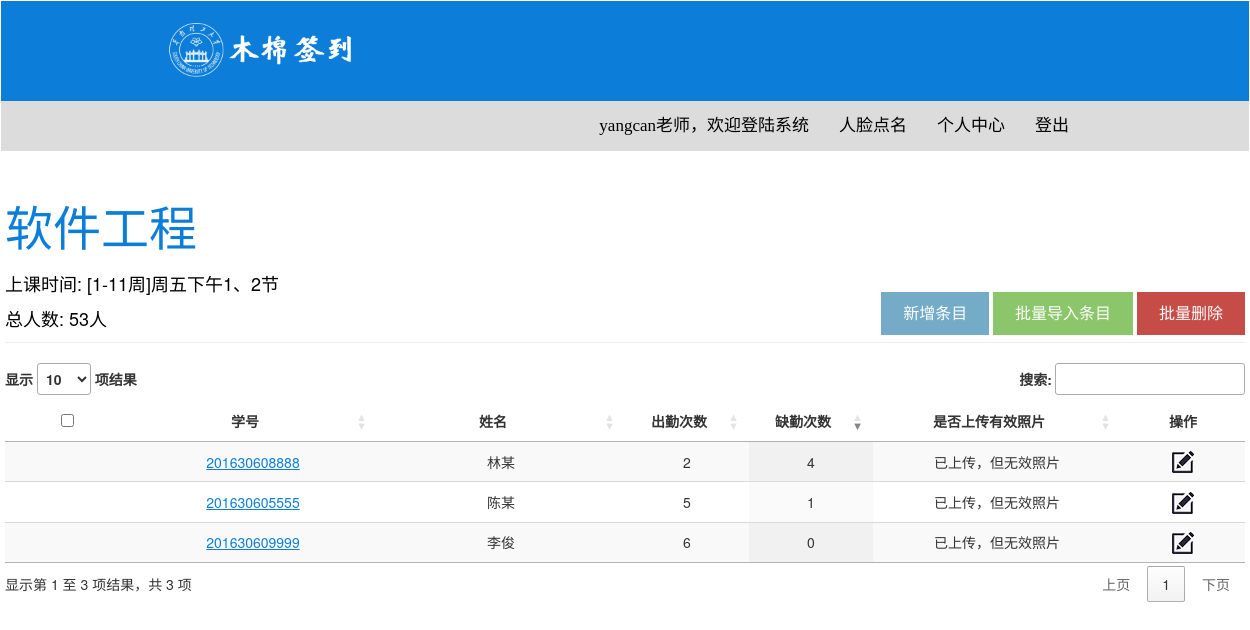
Page /manage_course_student/yangcan/1/ (signed in) on the committed database.
### rc_app/models.py (models this page shows, shortened)
class Course(models.Model):
    course_id = models.AutoField(primary_key=True, verbose_name="课程id")
    name = models.CharField(verbose_name="课程", max_length=30)
    teacher = models.ForeignKey(User, on_delete=models.CASCADE, verbose_name="老师")
    student_amount = models.IntegerField(verbose_name="总人数", default=0)
    course_time = models.CharField(verbose_name="上课时间", max_length=50, default="未知")
    create_time = models.DateTimeField(auto_now_add=True, verbose_name="创建时间")
    last_updated_time = models.DateTimeField(auto_now=True, verbose_name="最后更新时间")
    class Meta:
        verbose_name_plural = '课程'       # 在管理界面中表的名字
        db_table = 'Course'                # 在MySQL中表的名字
        ordering = ['last_updated_time']   # 在管理界面按照最后更新时间排序

class Student(models.Model):
    student_id = models.CharField(verbose_name="学号", max_length=30)
    name = models.CharField(verbose_name="姓名", max_length=30)
    class_name = models.CharField(verbose_name="班级", max_length=30)
    create_time = models.DateTimeField(auto_now_add=True, verbose_name="创建时间")
    last_updated_time = models.DateTimeField(auto_now=True, verbose_name="最后修改时间")
    class Meta:
        verbose_name_plural = '学生信息'                 # 在管理界面中表的名字
        db_table = 'Student'                            # 在MySQL中表的名字
        ordering = ['class_name']

### rc_app/views.py (the view)
# urls.py: path('manage_course_student/<username>/<course_id>/', views.manage_course_student, name='管理课程中的学生'),
@login_required
def manage_course_student(request, username: str, course_id: str):
    context = {'username': username}
    course_id = int(course_id)
    teacher = get_object_or_404(User, username=username)
    courses = get_courses_or_none(teacher=teacher)
    students = get_students_or_none(course_id=course_id)
    context['students'] = students
    for course in courses:
        if course.course_id == course_id:
            context['course'] = course
    for student in students:
        sc = get_object_or_404(StudentCourse, student=student, course=course)
        student.attendance_times = sc.attendance_times
        student.absent_times = sc.absent_times
    return render(request, 'Class_Member.html', context=context)

### rc_app/app_helper/views_helper.py (called while the page is built)
def get_courses_or_none(teacher: User) -> list:
    courses = Course.objects.filter(teacher=teacher)
    for index, course in enumerate(courses):
        course.index = index
    return courses if courses else []

def get_students_or_none(course_id: int) -> list:
    students = []
    course = get_object_or_404(Course, course_id=course_id)
    student_courses = StudentCourse.objects.filter(course=course)
    if student_courses:
        for sc in student_courses:
            students.append(sc.student)
    return students

### rc_app/templates/Class_Member.html (shortened to what this page needs)
<!DOCTYPE html>
{% load static %}
<html lang="zh-hans">
<head>
    <link rel="stylesheet" type="text/css" href="{% static 'others/css/style.css' %}">
    <link rel="stylesheet" href="https://cdn.staticfile.org/twitter-bootstrap/3.3.7/css/bootstrap.min.css">
    <link rel="stylesheet" type="text/css" href="https://cdn.datatables.net/v/dt/dt-1.10.18/datatables.min.css"/>
    <link rel="stylesheet" type="text/css" href="https://cdn.datatables.net/1.10.19/css/jquery.dataTables.min.css"/>
    <link rel="stylesheet" type="text/css" href="https://cdn.datatables.net/select/1.3.0/css/select.dataTables.min.css"/>
    <link rel="stylesheet" type="text/css" src="https://cdn.datatables.net/1.10.19/css/dataTables.bootstrap.min.css"/>
</head>
<body>
<header>
    <nav class="navbar" >
        <div class="col-sm-12" style="background: #0c7ed9">
            <div class="navbar-header">
                <a href="{% url 'rc_app:主页' username 0 %}"><img src="{% static 'others/images/logo.png' %}" class="logo" alt=""
                                          style="width: 240px; height: 100px;position: relative;left: 150px"></a>
            </div>
        </div>
        <div>
            <div class="col-sm-12" style="background:#dcdcdc;">
                <div class="collapse navbar-collapse" id="navbar-menu" style="position: relative; right: 150px">
                    <ul class="nav navbar-nav navbar-right" data-in="fadeIn" data-out="fadeOut">
                        <li><a style="font-family:等线; font-size: 17px; color: black">{{ username }}老师，欢迎登陆系统</a></li>
                        <li><a style="font-family:等线; font-size: 17px; color: black" href="{% url 'rc_app:主页' username 0 %}">人脸点名</a></li>
                        <li><a style="font-family:等线; font-size: 17px; color: black" href="{% url 'rc_app:管理课程' username %}">个人中心</a></li>
                        <li><a style="font-family:等线; font-size: 17px; color: black" href="{% url 'rc_app:登出' %}">登出</a></li>
                    </ul>
                </div>
            </div>
        </div>
    </nav>
</header>
<div class="mainframe-content" >
    <div class="mainframe-wrap" onload="change_color()">
        <div class="headline" >
            <div class="headline-text-info">
            <p id="headline_Class_Member">{{ course.name }}</p>
            <p style="font-size: 18px; color:black;" >上课时间:&nbsp;{{ course.course_time }}</p>
            <p style="font-size: 18px; color:black;">总人数:&nbsp;{{ course.student_amount }}人</p>
            </div>
            <div class="left_selection_list" >
                <button id="addOne" class="mybtn" style="background-color: #74abc6" onclick="createOne()">新增条目</button>
                <button id="addAll" class="mybtn" style="background-color: #8cc66a" onclick="uploadAll()">批量导入条目</button>
                <button id="deleteAll" class="mybtn" style="background-color: #c64d47" onclick="deleteAll()">批量删除</button>
            </div>
        </div>
        <hr>
        <div class="wrap" >
            <table id="specific_info" class="display" >
                <thead>
                    <tr>
                        <th style="text-align: center; width: 10%"><input type="checkbox" id="allChecked" /></th>
                        <th style="text-align: center; width: 20%">学号</th>
                        <th style="text-align: center; width: 20%">姓名</th>
                        <th style="text-align: center; width: 10%">出勤次数</th>
                        <th style="text-align: center; width: 10%">缺勤次数</th>
                        <th style="text-align: center; width: 20%">是否上传有效照片</th>
                        <th style="text-align: center; width: 10%">操作</th>
                    </tr>
                </thead>
                <tbody>
                    {% for student in students %}
                        <tr>
                            <td></td>
                            <td><a style="color: #0c7ed9; text-decoration: underline" href = "{% url 'rc_app:缺勤记录' username student.student_id %}">{{ student.student_id }}</a></td>
                            <td>{{ student.name }}</td>
                            <td>{{ student.attendance_times }}</td>
                            <td>{{ student.absent_times }}</td>
                            <td>已上传，但无效照片</td>
                            <td></td>
                        </tr>
                    {% endfor %}
                </tbody>
            </table>
        </div>
    </div>
</div>
</body>
</html>

### rc_app/static/others/css/style.css (style rules this page uses)
body { font-family: 'robotoregular'; height:100%; width:100%; overflow-x:hidden; font-size:100%; color:#1f1d22; font-size:15px; }
ol, ul { padding:0; margin:0; list-style:none; }
a, a:hover, a:focus { outline:none; text-decoration:none; color:inherit; }
p { font-size:15px; color:#676767; }
.mainframe-content { margin:40px 0; width: 100%; display: block; text-align: center; }
.mainframe-wrap { width:1240px; margin:0 auto; display: block; }
.wrap { margin:0; overflow: hidden; zoom: 1; display: block; }
.mybtn { background-color: #4CAF50; border: none; color: white; padding: 10px 22px; text-align: center; text-decoration: none; display: inline-block; font-size: 16px; }
.headline { height: 130px; }
.headline-text-info { position: relative; float: left; display:inline-block; }
.headline-text-info p { color:#0c7ed9; font-size: 48px; text-align: left; }
.left_selection_list { position: relative; float: right; margin-top: 100px; }

### rows in the picture
Course: name "软件工程", course_time "[1-11周]周五下午1、2节", student_amount "53"
Student: student_id "201630609999", name "李俊", attendance_times "6", absent_times "0"
Student: student_id "201630605555", name "陈某", attendance_times "5", absent_times "1"
Student: student_id "201630608888", name "林某", attendance_times "2", absent_times "4"

### other values in the picture
{{ username }} "yangcan"
